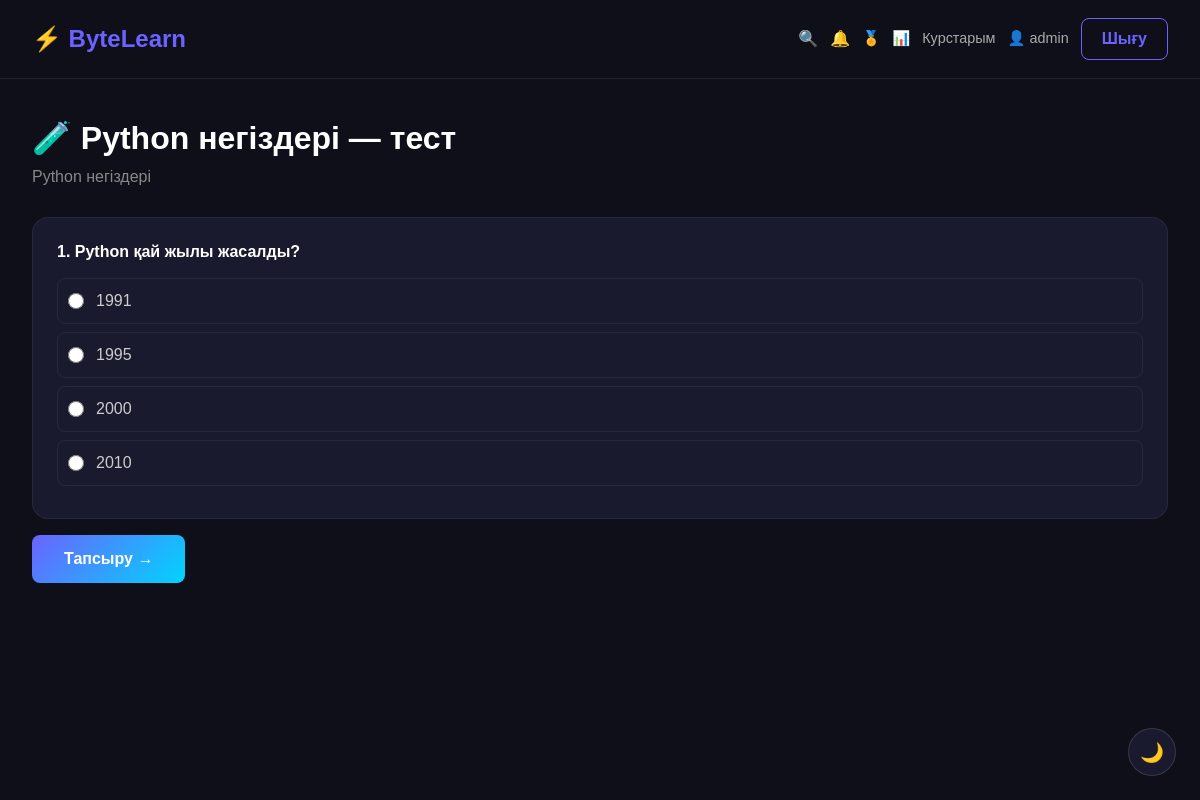
The app's page /course/1/quiz/ (signed in) with its own data.
### courses/models.py (models this page shows, shortened)
class Quiz(models.Model):
    course = models.ForeignKey(Course, on_delete=models.CASCADE)
    title = models.CharField(max_length=200)

class Course(models.Model):
    LEVEL_CHOICES = [
        ('beginner', 'Бастаушы'),
        ('intermediate', 'Орташа'),
        ('advanced', 'Кәсіби'),
    ]
    title = models.CharField(max_length=200)
    description = models.TextField()
    category = models.ForeignKey(Category, on_delete=models.CASCADE)
    price = models.DecimalField(max_digits=8, decimal_places=2)
    image = models.ImageField(upload_to='courses/', blank=True, null=True)
    level = models.CharField(max_length=20, choices=LEVEL_CHOICES, default='beginner')
    created_at = models.DateTimeField(auto_now_add=True)

class Question(models.Model):
    quiz = models.ForeignKey(Quiz, on_delete=models.CASCADE)
    text = models.TextField()
    order = models.IntegerField(default=0)

class Answer(models.Model):
    question = models.ForeignKey(Question, on_delete=models.CASCADE)
    text = models.CharField(max_length=300)
    is_correct = models.BooleanField(default=False)

### courses/views.py (the view, shortened to what this page needs)
# urls.py: path('course/<int:course_pk>/quiz/', views.quiz_view, name='quiz'),
@login_required
def quiz_view(request, course_pk):
    course = get_object_or_404(Course, pk=course_pk)
    quiz = get_object_or_404(Quiz, course=course)
    questions = quiz.question_set.prefetch_related('answer_set').all()
    return render(request, 'quiz.html', {'quiz': quiz, 'questions': questions, 'course': course})

### templates/quiz.html (shortened to what this page needs)
{% extends 'base.html' %}
{% block content %}
<h2 style="font-weight:800; margin-bottom:8px;">🧪 {{ quiz.title }}</h2>
<p style="color:#888; margin-bottom:28px;">{{ course.title }}</p>
<form method="POST">
    {% for question in questions %}
    <div style="background:#1a1a2e; border-radius:16px; padding:24px; margin-bottom:16px; border:1px solid #ffffff10;">
        <h6 style="font-weight:700; margin-bottom:16px;">{{ forloop.counter }}. {{ question.text }}</h6>
        {% for answer in question.answer_set.all %}
        <label style="display:flex; align-items:center; gap:12px; padding:10px; border-radius:8px; cursor:pointer; margin-bottom:8px; border:1px solid #ffffff10;">
            <input type="radio" name="q_{{ question.id }}" value="{{ answer.id }}" style="width:16px; height:16px; accent-color:#6c63ff;">
            <span style="color:#ccc;">{{ answer.text }}</span>
        </label>
        {% endfor %}
    </div>
    {% endfor %}
    <button class="btn-glow" style="padding:12px 32px; border:none; cursor:pointer; font-size:1rem;">
        Тапсыру →
    </button>
</form>
{% endblock %}

### templates/base.html (shortened to what this page needs)
<!DOCTYPE html>
<html lang="kk">
<head>
    <link href="https://cdn.jsdelivr.net/npm/bootstrap@5.3.0/dist/css/bootstrap.min.css" rel="stylesheet">
</head>
<body>
    <nav class="navbar">
        <a class="navbar-brand" href="/">⚡ ByteLearn</a>
        <div style="display:flex; align-items:center; gap:12px;">
            <a href="/search/?q=" style="color:#aaa; text-decoration:none;">🔍</a>
          {% if user.is_authenticated %}
    {% with unread=user.notification_set.filter %}
    <a href="{% url 'mark_notifications_read' %}" style="position:relative; text-decoration:none;">
        🔔
    </a>
    {% endwith %}
    <a href="{% url 'achievements' %}" style="color:#aaa; text-decoration:none; font-size:0.9rem;">🏅</a>
    <a href="/dashboard/" style="color:#aaa; text-decoration:none; font-size:0.9rem;">📊</a>
    <a href="/my-courses/" style="color:#aaa; text-decoration:none; font-size:0.9rem;">Курстарым</a>
    <a href="/profile/" style="color:#aaa; text-decoration:none; font-size:0.9rem;">👤 {{ user.username }}</a>
    <a href="/logout/" class="btn-outline-glow">Шығу</a>
{% else %}
    <a href="/login/" class="btn-outline-glow">Кіру</a>
    <a href="/register/" class="btn-glow">Тіркелу</a>
{% endif %}
        </div>
    </nav>
    <div class="main-content">
        {% block content %}{% endblock %}
    </div>
<button onclick="toggleTheme()" id="themeBtn" style="position:fixed; bottom:24px; right:24px; width:48px; height:48px; border-radius:50%; background:#1a1a2e; border:1px solid #ffffff20; color:#fff; font-size:1.2rem; cursor:pointer; z-index:999;">🌙</button>
</body>
</html>

### templates/base.html (style rules this page uses)
* { font-family: Arial, sans-serif; }
body { background: #0f0f1a; color: #fff; margin: 0; }
.navbar { background: #0f0f1a; border-bottom: 1px solid #ffffff15; padding: 16px 32px; display: flex; justify-content: space-between; align-items: center; }
.navbar-brand { font-size: 1.5rem; font-weight: 800; color: #6c63ff; text-decoration: none; }
.btn-glow { background: linear-gradient(135deg, #6c63ff, #00d4ff); border: none; color: #fff; font-weight: 600; padding: 8px 20px; border-radius: 8px; cursor: pointer; text-decoration: none; display: inline-block; }
.btn-outline-glow { border: 1px solid #6c63ff; color: #6c63ff; background: transparent; font-weight: 600; padding: 8px 20px; border-radius: 8px; text-decoration: none; display: inline-block; }
.main-content { padding: 40px 32px; }

### records on screen
Quiz: title "Python негіздері — тест"
Course: title "Python негіздері"
Question: text "Python қай жылы жасалды?"
Answer: text "1991"
Answer: text "1995"
Answer: text "2000"
Answer: text "2010"

### other values on screen
{{ user.username }} "admin"
